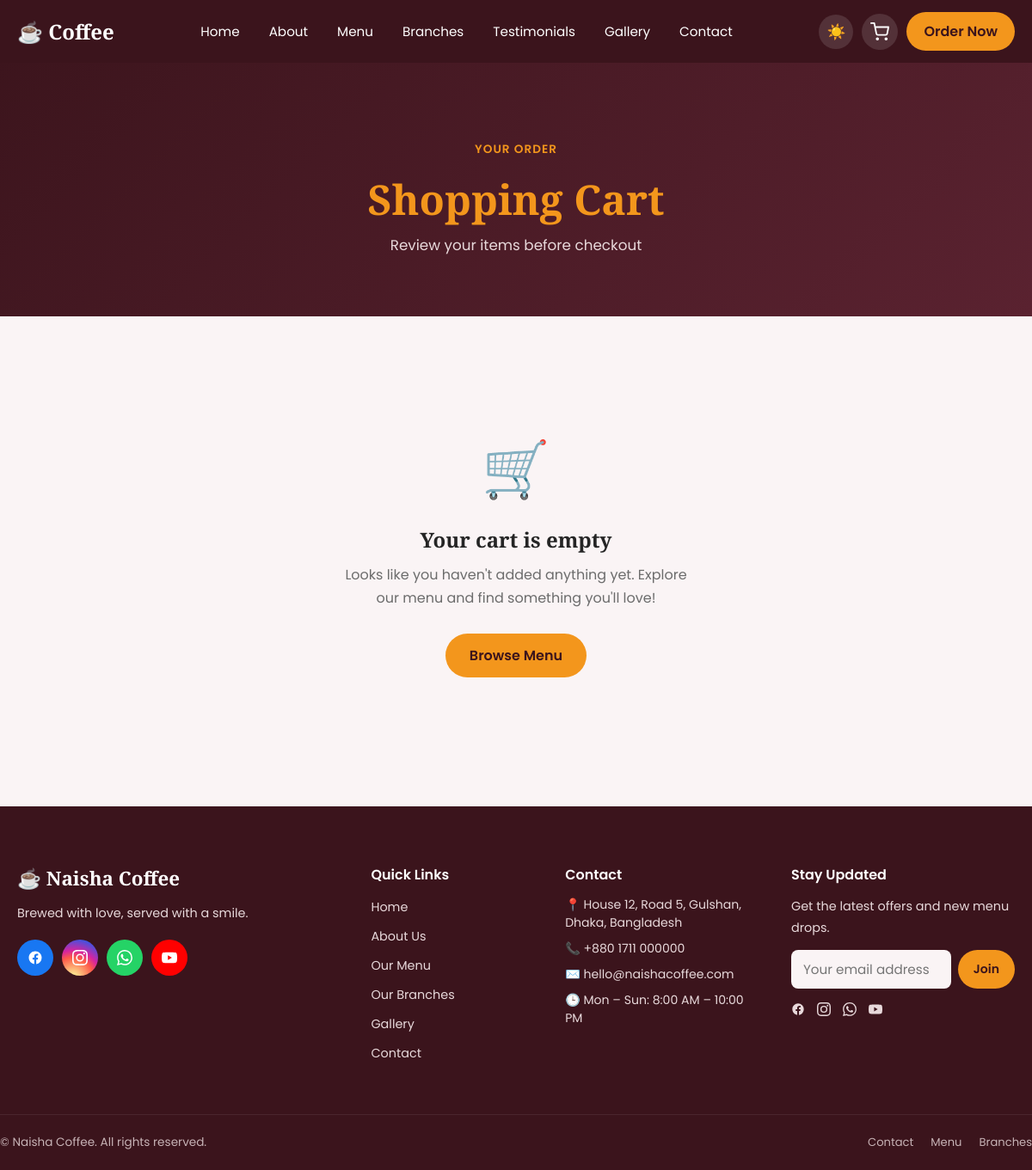
Page /cart/ on the committed database.
### coffee/models.py (models this page shows, shortened)
class SiteSettings(models.Model):
    site_name = models.CharField(max_length=60, default="Naisha Coffee")
    logo = models.ImageField(upload_to="branding/", blank=True, null=True)
    favicon = models.ImageField(upload_to="branding/", blank=True, null=True)
    hero_badge = models.CharField(max_length=60, default="Best Coffee In Town", blank=True)
    hero_title = models.CharField(max_length=120, default="Best Coffee")
    hero_subtitle = models.CharField(max_length=200, default="Make your day great with our special coffee!")
    hero_description = models.TextField(default="Welcome to our coffee paradise, where every bean tells a story and every cup sparks joy.")
    hero_image = models.ImageField(upload_to="branding/", blank=True, null=True)
    hero_button_text = models.CharField(max_length=40, default="Order Now")
    hero_button_link = models.CharField(max_length=200, default="#menu")
    hero_secondary_button_text = models.CharField(max_length=40, default="Contact Us", blank=True)
    hero_secondary_button_link = models.CharField(max_length=200, default="#contact", blank=True)
    about_title = models.CharField(max_length=120, default="Our Story")
    about_text = models.TextField(default="Founded with a love for great coffee, Naisha Coffee brings you freshly roasted beans, a cozy atmosphere and baristas who treat every cup like a craft.")
    about_image = models.ImageField(upload_to="branding/", blank=True, null=True)
    years_experience = models.PositiveIntegerField(default=5)
    cups_served = models.PositiveIntegerField(default=50000)
    happy_customers = models.PositiveIntegerField(default=12000)
    address = models.CharField(max_length=200, default="House 12, Road 5, Gulshan, Dhaka, Bangladesh")
    phone = models.CharField(max_length=40, default="+880 1234 567890")
    email = models.EmailField(default="hello@naishacoffee.com")
    opening_hours = models.CharField(max_length=200, default="Mon - Sun: 8:00 AM - 10:00 PM", blank=True)
    map_embed_url = models.URLField(blank=True, help_text="Google Maps embed URL (optional)")
    delivery_fee = models.DecimalField(
        max_digits=8, decimal_places=2, default=60,
        help_text="Flat delivery fee (৳) added to every order",
    )
    facebook_url = models.URLField(blank=True)
    instagram_url = models.URLField(blank=True)
    whatsapp_url = models.URLField(blank=True)
    youtube_url = models.URLField(blank=True)
    twitter_url = models.URLField(blank=True)
    footer_text = models.CharField(max_length=250, default="Brewed with love, served with a smile.", blank=True)
    copyright_text = models.CharField(max_length=150, default="© Naisha Coffee. All rights reserved.", blank=True)
    class Meta:
        verbose_name = "Site Settings"
        verbose_name_plural = "Site Settings"
    @classmethod
    def load(cls):
        obj, _ = cls.objects.get_or_create(pk=1)
        return obj

### coffee/views.py (the view)
# urls.py: path("cart/", views.cart, name="cart"),
def cart(request):
    context = site_context()
    items, subtotal = _cart_detail(request)
    delivery_fee = context["site"].delivery_fee if items else Decimal("0")
    context.update({
        "cart_items": items,
        "subtotal": subtotal,
        "delivery_fee": delivery_fee,
        "total": subtotal + delivery_fee,
        "cart_count": _cart_count(request),
    })
    return render(request, "cart.html", context)

### coffee/views.py (called while the page is built, shortened)
def site_context():
    return {"site": SiteSettings.load()}

def _get_cart(request):
    return request.session.get("cart", {})

def _cart_count(request):
    return sum(_get_cart(request).values())

def _cart_detail(request):
    cart = _get_cart(request)
    items, subtotal = [], Decimal("0")
    return items, subtotal

### templates/cart.html (shortened to what this page needs)
{% extends "base.html" %}
{% load static %}
{% block content %}
<section class="page-banner">
  <div class="section-content">
    <span class="section-tag">Your Order</span>
    <h1>Shopping Cart</h1>
    <p>Review your items before checkout</p>
  </div>
</section>
<section class="cart-section">
  <div class="section-content">
    {% if cart_items %}
    <div class="cart-layout">
      <div class="cart-items">
        {% for line in cart_items %}
        <div class="cart-item">
          <div class="cart-item-img">
            {% if line.item.image %}
              <img src="{{ line.item.image.url }}" alt="{{ line.item.name }}">
            {% else %}
              <img src="{% static 'img/Naisha.png' %}" alt="{{ line.item.name }}">
            {% endif %}
          </div>
          <div class="cart-item-info">
            <h3>{{ line.item.name }}</h3>
            <span class="cart-item-price">৳{{ line.item.price }} each</span>
          </div>
          <form method="post" action="{% url 'update_cart' line.item.id %}" class="cart-qty-form">
            {% csrf_token %}
            <button type="submit" name="action" value="decrease" class="qty-btn">−</button>
            <span class="qty-num">{{ line.qty }}</span>
            <button type="submit" name="action" value="increase" class="qty-btn">+</button>
          </form>
          <div class="cart-item-total">৳{{ line.line_total }}</div>
          <form method="post" action="{% url 'update_cart' line.item.id %}">
            {% csrf_token %}
            <button type="submit" name="action" value="remove" class="cart-remove" aria-label="Remove">&times;</button>
          </form>
        </div>
        {% endfor %}
      </div>
      <div class="cart-summary">
        <h3>Order Summary</h3>
        <div class="summary-row"><span>Subtotal</span><span>৳{{ subtotal }}</span></div>
        <div class="summary-row"><span>Delivery Fee</span><span>৳{{ delivery_fee }}</span></div>
        <div class="summary-row summary-total"><span>Total</span><span>৳{{ total }}</span></div>
        <a href="{% url 'checkout' %}" class="button order-now checkout-btn">Proceed to Checkout</a>
        <a href="{% url 'menu' %}" class="continue-shopping">← Continue Shopping</a>
      </div>
    </div>
    {% else %}
    <div class="empty-cart">
      <div class="empty-cart-icon">🛒</div>
      <h2>Your cart is empty</h2>
      <p>Looks like you haven't added anything yet. Explore our menu and find something you'll love!</p>
      <a href="{% url 'menu' %}" class="button order-now">Browse Menu</a>
    </div>
    {% endif %}
  </div>
</section>
{% endblock %}

### templates/base.html (shortened to what this page needs)
{% load static %}<!DOCTYPE html>
<html lang="en" data-theme="light">
<head>
<link rel="stylesheet" href="{% static 'css/style.css' %}?v=3">
</head>
<body>
<header class="site-header" id="siteHeader">
  <nav class="navbar section-content">
    <a href="{% url 'home' %}" class="nav-logo">
      <span class="logo-text">☕ Coffee</span>
    </a>
    <ul class="nav-menu" id="navMenu">
      <li><a href="{% url 'home' %}"         class="nav-link {% if request.resolver_match.url_name == 'home' %}active{% endif %}">Home</a></li>
      <li><a href="{% url 'about' %}"        class="nav-link {% if request.resolver_match.url_name == 'about' %}active{% endif %}">About</a></li>
      <li><a href="{% url 'menu' %}"         class="nav-link {% if request.resolver_match.url_name == 'menu' %}active{% endif %}">Menu</a></li>
      <li><a href="{% url 'branches' %}"     class="nav-link {% if request.resolver_match.url_name == 'branches' %}active{% endif %}">Branches</a></li>
      <li><a href="{% url 'testimonials' %}" class="nav-link {% if request.resolver_match.url_name == 'testimonials' %}active{% endif %}">Testimonials</a></li>
      <li><a href="{% url 'gallery' %}"      class="nav-link {% if request.resolver_match.url_name == 'gallery' %}active{% endif %}">Gallery</a></li>
      <li><a href="{% url 'contact' %}"      class="nav-link {% if request.resolver_match.url_name == 'contact' %}active{% endif %}">Contact</a></li>
    </ul>
    <div class="nav-actions">
      <button class="theme-toggle" id="themeToggle" aria-label="Toggle dark mode">
        <span class="icon-sun">☀️</span><span class="icon-moon">🌙</span>
      </button>
      <a href="{% url 'cart' %}" class="cart-link" aria-label="View cart">
        <svg width="22" height="22" viewBox="0 0 24 24" fill="none" stroke="currentColor" stroke-width="2" stroke-linecap="round" stroke-linejoin="round"><circle cx="9" cy="21" r="1"></circle><circle cx="20" cy="21" r="1"></circle><path d="M1 1h4l2.68 13.39a2 2 0 0 0 2 1.61h9.72a2 2 0 0 0 2-1.61L23 6H6"></path></svg>
      </a>
      <a href="{% url 'menu' %}" class="button order-now nav-order-btn">Order Now</a>
    </div>
  </nav>
</header>
<main>
{% block content %}{% endblock %}
</main>
<footer class="site-footer">
  <div class="section-content footer-grid">
    <div class="footer-col footer-brand">
      <h3 class="logo-text">☕ {{ site.site_name }}</h3>
      <p>{{ site.footer_text }}</p>
      <div class="social-icons">
        {% if site.facebook_url %}
        <a href="{{ site.facebook_url }}" target="_blank" rel="noopener" class="s-icon s-fb" aria-label="Facebook">
        </a>
        {% endif %}
        {% if site.instagram_url %}
        <a href="{{ site.instagram_url }}" target="_blank" rel="noopener" class="s-icon s-ig" aria-label="Instagram">
        </a>
        {% endif %}
        {% if site.whatsapp_url %}
        <a href="{{ site.whatsapp_url }}" target="_blank" rel="noopener" class="s-icon s-wa" aria-label="WhatsApp">
        </a>
        {% endif %}
        {% if site.youtube_url %}
        <a href="{{ site.youtube_url }}" target="_blank" rel="noopener" class="s-icon s-yt" aria-label="YouTube">
        </a>
        {% endif %}
      </div>
    </div>
    <div class="footer-col">
      <h4>Quick Links</h4>
      <ul>
        <li><a href="{% url 'home' %}">Home</a></li>
        <li><a href="{% url 'about' %}">About Us</a></li>
        <li><a href="{% url 'menu' %}">Our Menu</a></li>
        <li><a href="{% url 'branches' %}">Our Branches</a></li>
        <li><a href="{% url 'gallery' %}">Gallery</a></li>
        <li><a href="{% url 'contact' %}">Contact</a></li>
      </ul>
    </div>
    <div class="footer-col">
      <h4>Contact</h4>
      <ul class="footer-contact">
        <li>📍 {{ site.address }}</li>
        <li>📞 {{ site.phone }}</li>
        <li>✉️ {{ site.email }}</li>
        {% if site.opening_hours %}<li>🕒 {{ site.opening_hours }}</li>{% endif %}
      </ul>
    </div>
    <div class="footer-col">
      <h4>Stay Updated</h4>
      <p>Get the latest offers and new menu drops.</p>
      <form class="newsletter-form" onsubmit="return false;">
        <input type="email" placeholder="Your email address" required>
        <button type="submit" class="button order-now">Join</button>
      </form>
      <div class="footer-social-row">
        {% if site.facebook_url %}
        <a href="{{ site.facebook_url }}" target="_blank" rel="noopener" aria-label="Facebook">
        </a>
        {% endif %}
        {% if site.instagram_url %}
        <a href="{{ site.instagram_url }}" target="_blank" rel="noopener" aria-label="Instagram">
        </a>
        {% endif %}
        {% if site.whatsapp_url %}
        <a href="{{ site.whatsapp_url }}" target="_blank" rel="noopener" aria-label="WhatsApp">
        </a>
        {% endif %}
        {% if site.youtube_url %}
        <a href="{{ site.youtube_url }}" target="_blank" rel="noopener" aria-label="YouTube">
        </a>
        {% endif %}
      </div>
    </div>
  </div>
  <div class="footer-bottom section-content">
    <p>{{ site.copyright_text }}</p>
    <div class="footer-bottom-links">
      <a href="{% url 'contact' %}">Contact</a>
      <a href="{% url 'menu' %}">Menu</a>
      <a href="{% url 'branches' %}">Branches</a>
    </div>
  </div>
</footer>
</body>
</html>

### rows in the picture
SiteSettings: site_name "Naisha Coffee", footer_text "Brewed with love, served with a smile.", address "House 12, Road 5, Gulshan, Dhaka, Bangladesh", phone "+880 1711 000000", email "hello@naishacoffee.com", opening_hours "Mon – Sun: 8:00 AM – 10:00 PM", copyright_text "© Naisha Coffee. All rights reserved."
